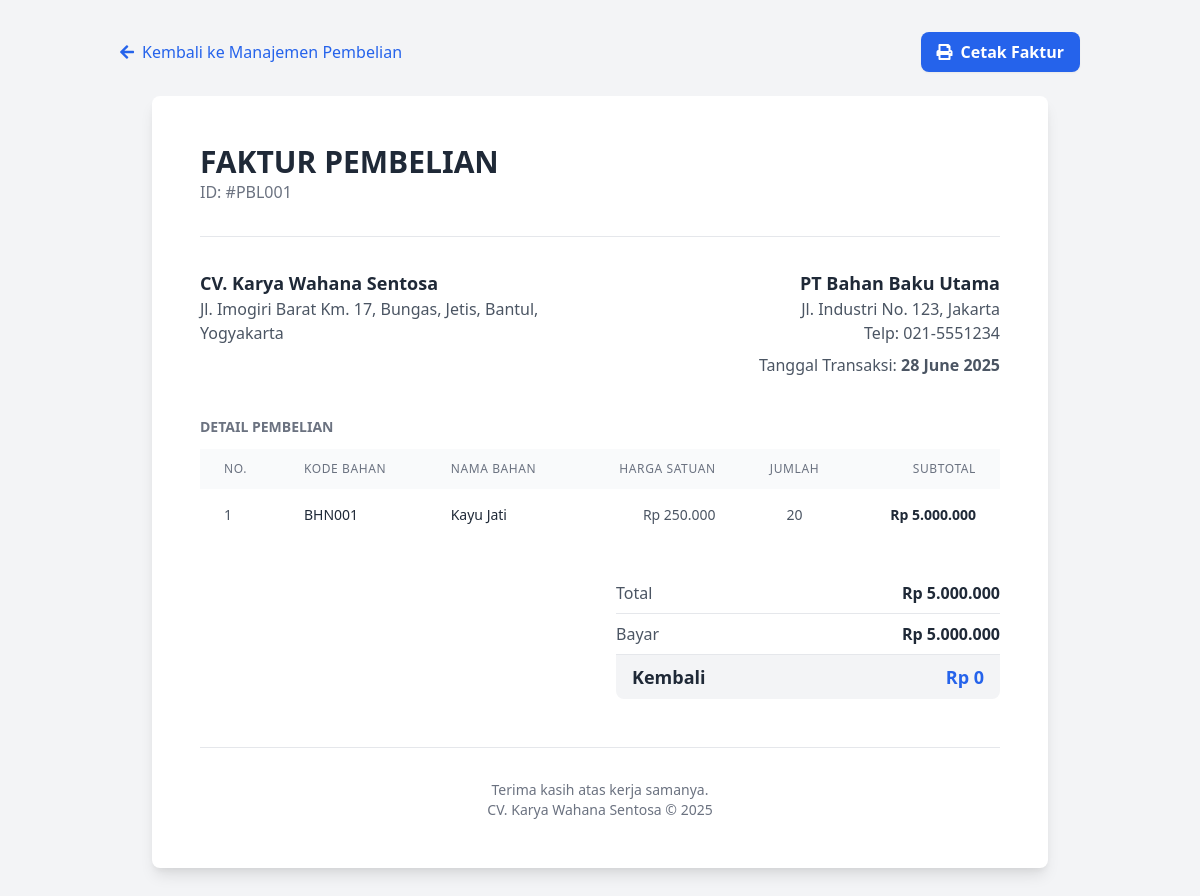
Page /pages/faktur_pembelian.php?id=PBL001 on the committed database.
### tables this page shows
CREATE TABLE pembelian (
    id_pembelian VARCHAR(25) PRIMARY KEY,
    tgl_beli DATE NOT NULL,
    total_beli INTEGER NOT NULL,
    id_supplier VARCHAR(25) NOT NULL,
    bayar INTEGER NOT NULL,
    kembali VARCHAR(25) NOT NULL,
    FOREIGN KEY (id_supplier) REFERENCES supplier(id_supplier)
);

CREATE TABLE `supplier` (
  `id_supplier` varchar(25) NOT NULL,
  `nama_supplier` varchar(200) NOT NULL,
  `alamat` varchar(200) NOT NULL,
  `no_telpon` varchar(15) NOT NULL,
  PRIMARY KEY (`id_supplier`)
);

CREATE TABLE detail_pembelian (
    id_detail_beli VARCHAR(25) PRIMARY KEY,
    id_pembelian VARCHAR(25) NOT NULL,
    kd_bahan VARCHAR(25) NOT NULL,
    harga_beli INTEGER NOT NULL,
    qty INTEGER NOT NULL,
    subtotal VARCHAR(25) NOT NULL,
    FOREIGN KEY (id_pembelian) REFERENCES pembelian(id_pembelian),
    FOREIGN KEY (kd_bahan) REFERENCES bahan(kd_bahan)
);

CREATE TABLE bahan (
    kd_bahan VARCHAR(25) PRIMARY KEY,
    nama_bahan VARCHAR(200) NOT NULL,
    stok INTEGER NOT NULL,
    satuan VARCHAR(15) NOT NULL
);

### includes/function.php (called while the page is built, shortened)
<?php
function formatCurrency($num)
{
    $cleaned_num = preg_replace('/[^0-9]/', '', $num);
    $numeric_val = (float) $cleaned_num;
    return 'Rp ' . number_format($numeric_val, 0, ',', '.');
}

### pages/faktur_pembelian.php (the view, shortened to what this page needs)
<?php
require_once '../config/db_connect.php';
require_once '../includes/function.php';
$no = 1;
$id_pembelian = $_GET['id'];
$stmt_main = $pdo->prepare("
    SELECT p.*, s.nama_supplier, s.alamat, s.no_telpon
    FROM pembelian p
    JOIN supplier s ON p.id_supplier = s.id_supplier
    WHERE p.id_pembelian = ?
");
$stmt_main->execute([$id_pembelian]);
$purchase = $stmt_main->fetch(PDO::FETCH_ASSOC);
$stmt_items = $pdo->prepare("
    SELECT dp.*, b.nama_bahan
    FROM detail_pembelian dp
    JOIN bahan b ON dp.kd_bahan = b.kd_bahan
    WHERE dp.id_pembelian = ?
");
$stmt_items->execute([$id_pembelian]);
$items = $stmt_items->fetchAll(PDO::FETCH_ASSOC);
?>
<!DOCTYPE html>
<html lang="id">
<head>
    <link href="https://cdn.jsdelivr.net/npm/tailwindcss@2.2.19/dist/tailwind.min.css" rel="stylesheet">
    <link rel="stylesheet" href="https://cdnjs.cloudflare.com/ajax/libs/font-awesome/5.15.3/css/all.min.css">
</head>
<body class="bg-gray-100 font-sans">
    <div class="container mx-auto p-4 md:p-8">
        <div class="no-print mb-6 flex justify-between items-center">
            <a href="purchase_management.php" class="text-blue-600 hover:underline">
                <i class="fas fa-arrow-left mr-2"></i>Kembali ke Manajemen Pembelian
            </a>
            <button onclick="window.print()" class="bg-blue-600 hover:bg-blue-700 text-white font-bold py-2 px-4 rounded-lg shadow-sm">
                <i class="fas fa-print mr-2"></i>Cetak Faktur
            </button>
        </div>
        <div id="invoice-box" class="max-w-4xl mx-auto bg-white rounded-lg shadow-lg p-8 md:p-12">
            <header class="flex justify-between items-center pb-8 border-b">
                <div>
                    <h1 class="text-3xl font-bold text-gray-800">FAKTUR PEMBELIAN</h1>
                    <p class="text-gray-500">ID: #<?php echo htmlspecialchars($purchase['id_pembelian']); ?></p>
                </div>
            </header>
            <section class="grid grid-cols-2 gap-8 mt-8">
                <div>
                    <p class="text-lg font-bold text-gray-800">CV. Karya Wahana Sentosa</p>
                    <p class="text-gray-600">Jl. Imogiri Barat Km. 17, Bungas, Jetis, Bantul, Yogyakarta</p>
                </div>
                <div class="text-right">
                    <p class="text-lg font-bold text-gray-800"><?php echo htmlspecialchars($purchase['nama_supplier']); ?></p>
                    <p class="text-gray-600"><?php echo htmlspecialchars($purchase['alamat']); ?></p>
                    <p class="text-gray-600">Telp: <?php echo htmlspecialchars($purchase['no_telpon']); ?></p>
                    <p class="text-gray-600 mt-2">Tanggal Transaksi: <span class="font-semibold"><?php echo date('d F Y', strtotime($purchase['tgl_beli'])); ?></span></p>
                </div>
            </section>
            <section class="mt-10">
                <h3 class="text-sm font-semibold text-gray-500 uppercase mb-3">Detail Pembelian</h3>
                <table class="w-full">
                    <thead class="bg-gray-50">
                        <tr>
                            <th class="px-6 py-3 text-left text-xs font-medium text-gray-500 uppercase tracking-wider">No.</th>
                            <th class="px-6 py-3 text-left text-xs font-medium text-gray-500 uppercase tracking-wider">Kode Bahan</th>
                            <th class="px-6 py-3 text-left text-xs font-medium text-gray-500 uppercase tracking-wider">Nama Bahan</th>
                            <th class="px-6 py-3 text-right text-xs font-medium text-gray-500 uppercase tracking-wider">Harga Satuan</th>
                            <th class="px-6 py-3 text-center text-xs font-medium text-gray-500 uppercase tracking-wider">Jumlah</th>
                            <th class="px-6 py-3 text-right text-xs font-medium text-gray-500 uppercase tracking-wider">Subtotal</th>
                        </tr>
                    </thead>
                    <tbody class="bg-white divide-y divide-gray-200">
                        <?php foreach ($items as $item): ?>
                        <tr>
                            <td class="px-6 py-4 whitespace-nowrap text-sm text-gray-600"><?php echo $no++; ?></td>
                            <td class="px-6 py-4 whitespace-nowrap text-sm text-gray-800"><?php echo htmlspecialchars($item['kd_bahan']); ?></td>
                            <td class="px-6 py-4 whitespace-nowrap text-sm text-gray-800"><?php echo htmlspecialchars($item['nama_bahan']); ?></td>
                            <td class="px-6 py-4 whitespace-nowrap text-sm text-gray-600 text-right"><?php echo formatCurrency($item['harga_beli']); ?></td>
                            <td class="px-6 py-4 whitespace-nowrap text-sm text-gray-600 text-center"><?php echo $item['qty']; ?></td>
                            <td class="px-6 py-4 whitespace-nowrap text-sm text-gray-800 text-right font-semibold"><?php echo formatCurrency($item['subtotal']); ?></td>
                        </tr>
                        <?php endforeach; ?>
                    </tbody>
                </table>
            </section>
            <section class="mt-8 flex justify-end">
                <div class="w-full max-w-sm">
                    <div class="flex justify-between py-2 border-b">
                        <span class="text-gray-600">Total</span>
                        <span class="font-bold text-gray-800"><?php echo formatCurrency($purchase['total_beli']); ?></span>
                    </div>
                    <div class="flex justify-between py-2 border-b">
                        <span class="text-gray-600">Bayar</span>
                        <span class="font-bold text-gray-800"><?php echo formatCurrency($purchase['bayar']); ?></span>
                    </div>
                    <div class="flex justify-between py-2 bg-gray-100 px-4 rounded-b-lg">
                        <span class="font-bold text-gray-800 text-lg">Kembali</span>
                        <span class="font-bold text-blue-600 text-lg"><?php echo formatCurrency($purchase['kembali']); ?></span>
                    </div>
                </div>
            </section>
            <footer class="mt-12 pt-8 border-t text-center text-gray-500 text-sm">
                <p>Terima kasih atas kerja samanya.</p>
                <p>CV. Karya Wahana Sentosa &copy; <?php echo date('Y'); ?></p>
            </footer>
        </div>
    </div>
</body>
</html>

### rows in the picture
pembelian: id_pembelian "PBL001", id_supplier.nama_supplier "PT Bahan Baku Utama", id_supplier.alamat "Jl. Industri No. 123, Jakarta", id_supplier.no_telpon "021-5551234", tgl_beli "28 June 2025", total_beli "Rp 5.000.000", bayar "Rp 5.000.000", kembali "Rp 0"
detail_pembelian: kd_bahan "BHN001", kd_bahan.nama_bahan "Kayu Jati", harga_beli "Rp 250.000", qty "20", subtotal "Rp 5.000.000"
